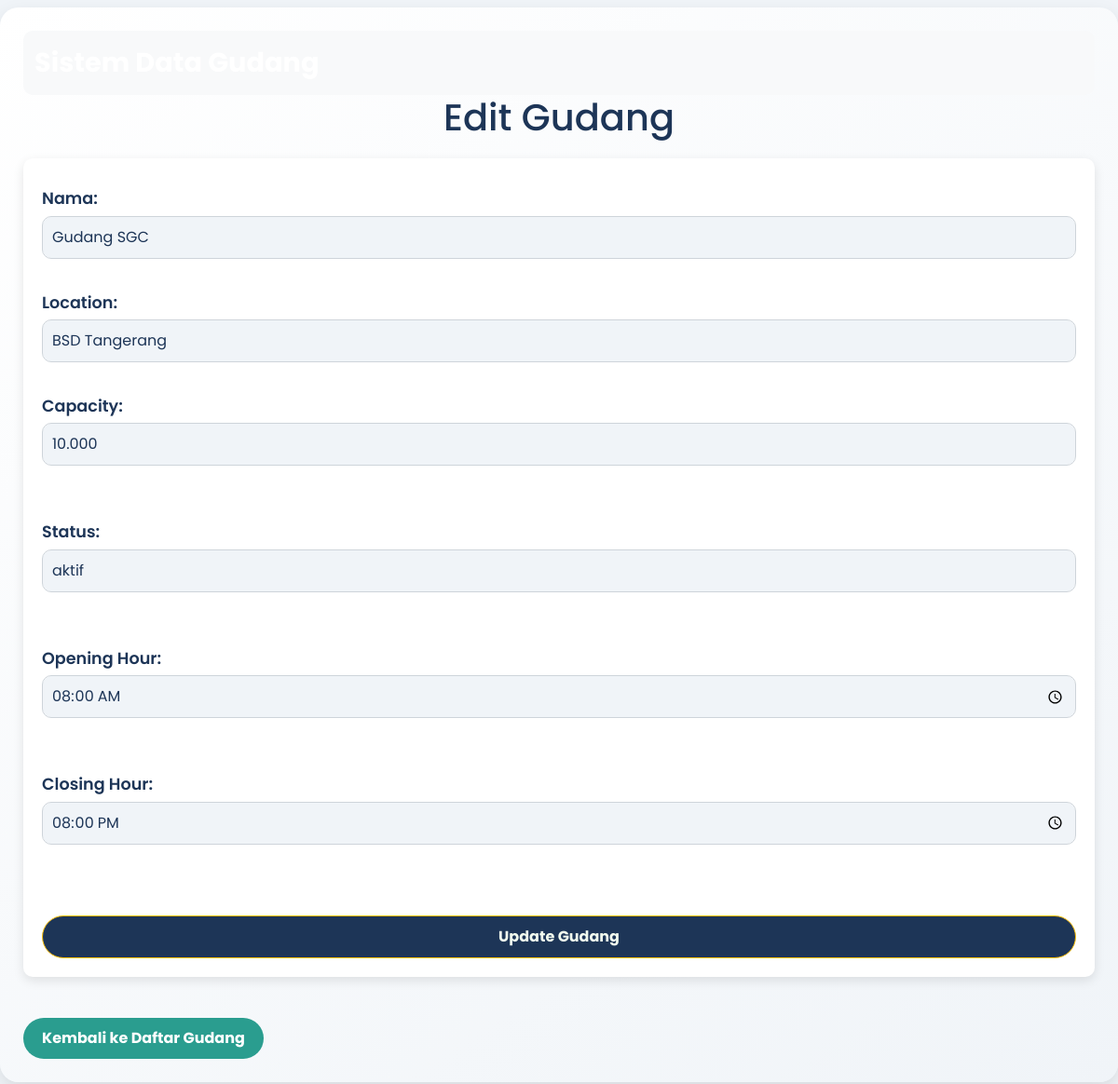
The app's page /view-edit.php?id=1 with its own data.
### tables this page shows
CREATE TABLE `gudang` (
  `id` int(11) NOT NULL,
  `name` varchar(255) NOT NULL,
  `location` varchar(255) NOT NULL,
  `capacity` varchar(11) NOT NULL,
  `status` enum('aktif','tidak aktif') DEFAULT 'aktif',
  `opening_hour` time DEFAULT '08:00:00',
  `closing_hour` time DEFAULT '20:00:00'
);

### gudang.php (called while the page is built, shortened)
<?php
class Gudang {
    private $conn;
    private $table_name = "gudang";
    public function __construct($db){
        $this->conn = $db;
    }
    public function show($id) {
        $stmt = $this->conn->prepare("SELECT id, name, location, capacity, status, opening_hour, closing_hour FROM ". $this->table_name ." WHERE id=:id");
        $stmt->bindParam(":id", $id);
        $stmt->execute();
        return $stmt;
    }
}
?>

### view-edit.php (the view, shortened to what this page needs)
<?php
require_once 'gudang.php';
$database = new Database();
$db = $database->getConnection();
$gudang = new Gudang($db);
$gudang->id = isset($_GET['id']) ? $_GET['id'] : die('Error: ID tidak ditemukan.');
if ($_SERVER['REQUEST_METHOD'] == 'POST') {
    $gudang->name = $_POST['name'];
    $gudang->location = $_POST['location'];
    $gudang->capacity = $_POST['capacity'];
    $gudang->status = $_POST['status'];
    $gudang->opening_hour = $_POST['opening_hour'];
    $gudang->closing_hour = $_POST['closing_hour'];
    if ($gudang->update()) {
        header("Location: index.php");
        exit;
    } else {
        echo "Gagal mengupdate gudang.";
    }
} else {
    $stmt = $gudang->show($gudang->id);
    $data = $stmt->fetch(PDO::FETCH_ASSOC);
    $gudang->name = $data['name'];
    $gudang->location = $data['location'];
    $gudang->capacity = $data['capacity'];
    $gudang->status = $data['status'];
    $gudang->opening_hour = $data['opening_hour'];
    $gudang->closing_hour = $data['closing_hour'];
}
?>
<link rel="stylesheet" href="style.css">
<h1>Edit Gudang</h1>
<form action="view-edit.php?id=<?php echo $gudang->id; ?>" method="POST">
    <div class="mb-2">
        <label for="name">Nama:</label>
        <input type="text" class="form-control" name="name" id="name" value="<?php echo $gudang->name; ?>" required><br>
    </div>
    <div class="mb-2">
        <label for="location">Location:</label>
        <input type="text" class="form-control" name="location" id="location" value="<?php echo $gudang->location; ?>" required><br>
    </div>
    <div class="mb-2">
        <label for="capacity">Capacity:</label>
        <input type="text" class="form-control" name="capacity" id="capacity" value="<?php echo $gudang->capacity; ?>" required><br><br>
    </div>
    <div class="mb-2">
        <label for="status">Status:</label>
        <input type="text" class="form-control" name="status" id="status" value="<?php echo $gudang->status; ?>" required><br><br>
    </div>
    <div class="mb-2">
        <label for="opening_hour">Opening Hour:</label>
        <input type="time" class="form-control" name="opening_hour" id="opening_hour" value="<?php echo $gudang->opening_hour; ?>" required><br><br>
    </div>
    <div class="mb-2">
        <label for="closing_hour">Closing Hour:</label>
        <input type="time" class="form-control" name="closing_hour" id="closing_hour" value="<?php echo $gudang->closing_hour; ?>" required><br><br>
    </div>
    <input type="submit" class="btn btn-warning w-100" value="Update Gudang">
</form>
<br>
<a href="index.php" class="back-button">Kembali ke Daftar Gudang</a>
<?php
    include 'layout.php';
?>

### style.css (style rules this page uses)
body { font-family: 'Poppins', sans-serif; background-color: #f0f4f8; color: #333; }
h1 { color: #1d3557; font-size: 2.5rem; margin-bottom: 20px; text-align: center; }
a { text-decoration: none; }
.btn { border-radius: 30px; font-size: 1rem; padding: 10px 20px; transition: all 0.3s ease; display: inline-block; text-align: center; font-family: 'Poppins', sans-serif; width: 120px; }
a.back-button { background-color: #2a9d8f; color: #ffffff; padding: 10px 20px; font-weight: bold; border-radius: 30px; margin-top: 20px; display: inline-block; text-align: center; }
.form-control { border-radius: 10px; border: 1px solid #ced4da; padding: 10px; font-size: 1rem; }
label { font-size: 1.1rem; font-weight: 600; color: #1d3557; font-family: 'Poppins', sans-serif; }
input[type="submit"] { background-color: #1d3557; color: #f1faee; font-weight: bold; cursor: pointer; border-radius: 30px; }
input[type="text"], input[type="number"], input[type="time"] { background-color: #f0f4f8; color: #1d3557; }
form { background-color: #ffffff; padding: 20px; border-radius: 10px; box-shadow: 0 4px 12px rgba(0, 0, 0, 0.1); }
form label { margin-top: 10px; margin-bottom: 5px; display: block; }
form input, form select { width: 100%; }
form input[type="submit"] { margin-top: 20px; }

### records on screen
gudang: name "Gudang SGC", location "BSD Tangerang", capacity "10.000", status "aktif", opening_hour "08:00:00", closing_hour "20:00:00"
